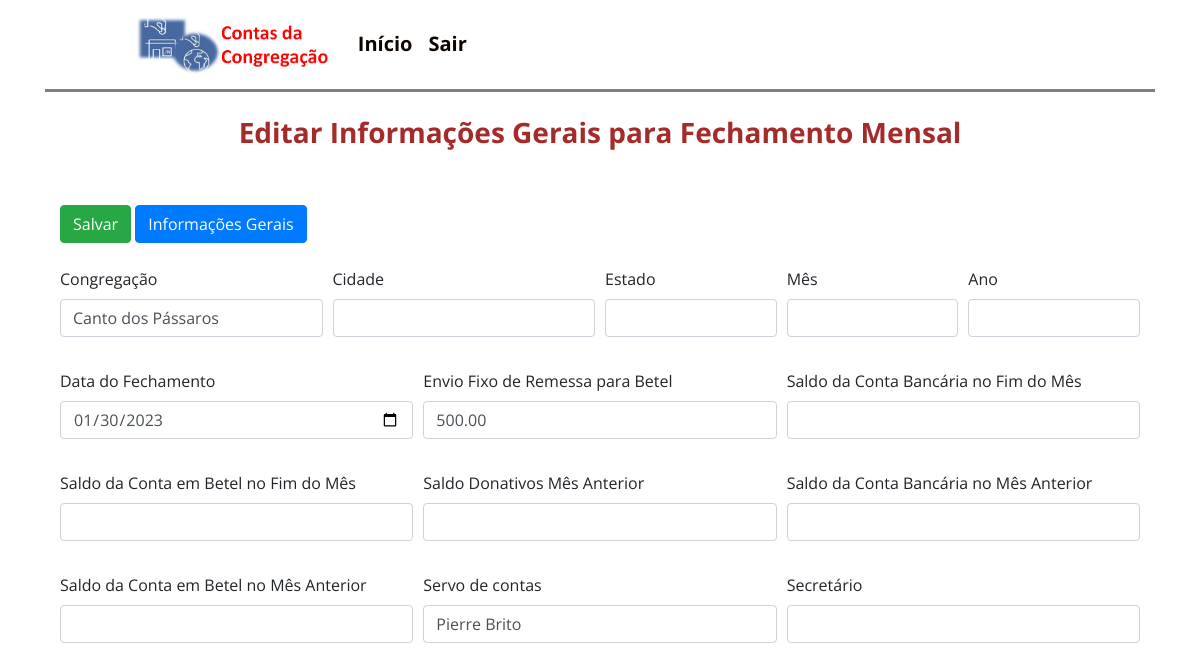
The page /editar_gerais_contas/1 (signed in) on the database its author committed.
### contas/models.py (models this page shows)
class Gerais(models.Model):
    congregação = models.CharField(max_length=60, blank=True, null=True)
    cidade = models.CharField(max_length=60, blank=True, null=True)
    estado = models.CharField(max_length=60, blank=True, null=True)
    mês = models.CharField(max_length=60, blank=True, null=True)
    ano = models.CharField(max_length=60, blank=True, null=True)
    data_do_Fechamento = models.DateField(blank=True, null=True,)
    servo_de_contas = models.CharField(max_length=60, blank=True, null=True)
    secretário = models.CharField(max_length=60, blank=True, null=True)
    saldo_Final_do_Extrato_Mensal = models.DecimalField(blank=True, null=True, max_digits = 10, decimal_places = 2, verbose_name='Saldo da Conta Bancária no Fim do Mês')
    remessa_Enviada_para_Betel_Resolução = models.DecimalField(blank=True, null=True, max_digits = 10, decimal_places = 2, verbose_name='Envio Fixo de Remessa para Betel ')
    saldo_Final_do_Extrato_de_Betel = models.DecimalField(blank=True, null=True, max_digits = 10, decimal_places = 2, verbose_name='Saldo da Conta em Betel no Fim do Mês')
    saldo_Final_dos_Donativos_Mês_Anterior = models.DecimalField(blank=True, null=True, max_digits = 10, decimal_places = 2, verbose_name='Saldo Donativos Mês Anterior' )
    saldo_Final_da_Conta_Bancária_Mês_Anterior = models.DecimalField(blank=True, null=True, max_digits = 10, decimal_places = 2, verbose_name='Saldo da Conta Bancária no Mês Anterior	')
    saldo_Final_da_Conta_em_Betel_Mês_Anterior = models.DecimalField(blank=True, null=True, max_digits = 10, decimal_places = 2, verbose_name='Saldo da Conta em Betel no Mês Anterior	')

### contas/views.py (the view, shortened to what this page needs)
# urls.py: path('editar_gerais_contas/<int:id>', views.editar_gerais_contas),
@login_required
def editar_gerais_contas(request, id):
    editar_gerais = get_object_or_404(Gerais, pk=id)
    form = Form_Gerais(instance=editar_gerais)
    return render(request, 'cp/editar_gerais_contas.html', {'form':form ,'editar_gerais': editar_gerais})

### contas/forms.py
class Form_Gerais(forms.ModelForm):
    class Meta:
        model = Gerais
        fields = '__all__'
        widgets = {
            'data_do_Fechamento': forms.DateInput(format=('%Y-%m-%d'), attrs={'class':'form-control', 'placeholder':'Select Date','type': 'date'})
        }

### templates/cp/editar_gerais_contas.html (shortened to what this page needs)
{% extends 'base.html' %}
{% load crispy_forms_tags %}
{% block content %}
<div class="container">
 <span id='span_h3'><h3>Editar Informações Gerais para Fechamento Mensal</h3></span>
  <br>
  <br>
    <form method="post">
        <input type="submit" class="btn btn-success" value="Salvar">
        <a href="/view_gerais_contas" class="btn btn-primary" role="button" aria-pressed="true">Informações Gerais</a>
         <br>
        <br>
        <div class="form-row">
        <div class="form-group col-md-3">
            {{ form.congregação|as_crispy_field }}
        </div>
        <div class="form-group col-md-3">
            {{ form.cidade|as_crispy_field }}
        </div>
        <div class="form-group col-md-2">
            {{ form.estado|as_crispy_field }}
        </div>
        <div class="form-group col-md-2">
            {{ form.mês|as_crispy_field }}
        </div>
        <div class="form-group col-md-2">
            {{ form.ano|as_crispy_field }}
        </div>
        </div>
        <div class="form-row">
        <div class="form-group col-md-4">
            {{ form.data_do_Fechamento|as_crispy_field }}
        </div>
        <div class="form-group col-md-4">
            {{ form.remessa_Enviada_para_Betel_Resolução|as_crispy_field }}
        </div>
         <div class="form-group col-md-4">
            {{ form.saldo_Final_do_Extrato_Mensal|as_crispy_field }}
        </div>
    </div>
    <div class="form-row">
        <div class="form-group col-md-4">
            {{ form.saldo_Final_do_Extrato_de_Betel|as_crispy_field }}
        </div>
              <div class="form-group col-md-4">
                {{ form.saldo_Final_dos_Donativos_Mês_Anterior|as_crispy_field }}
            </div>
        <div class="form-group col-md-4">
            {{ form.saldo_Final_da_Conta_Bancária_Mês_Anterior|as_crispy_field }}
        </div>
    </div>
    <div class="form-row">
        <div class="form-group col-md-4">
            {{ form.saldo_Final_da_Conta_em_Betel_Mês_Anterior|as_crispy_field }}
        </div>
        <div class="form-group col-md-4">
            {{ form.servo_de_contas|as_crispy_field }}
        </div>
        <div class="form-group col-md-4">
            {{ form.secretário|as_crispy_field }}
        </div>
 </form>
 </div>
 {% endblock %}

### static/css/style.css (style rules this page uses)
body { margin: 0; position: relative; height: 100vh; width: 100vw; font-family: 'Open Sans', sans-serif; background-size: cover; }
h3 { font-weight:bolder; text-align: center; color: brown; }

### rows shown on the page
Gerais: congregação "Canto dos Pássaros", data_do_Fechamento "01/30/2023", remessa_Enviada_para_Betel_Resolução "500.00", servo_de_contas "Pierre Brito"
